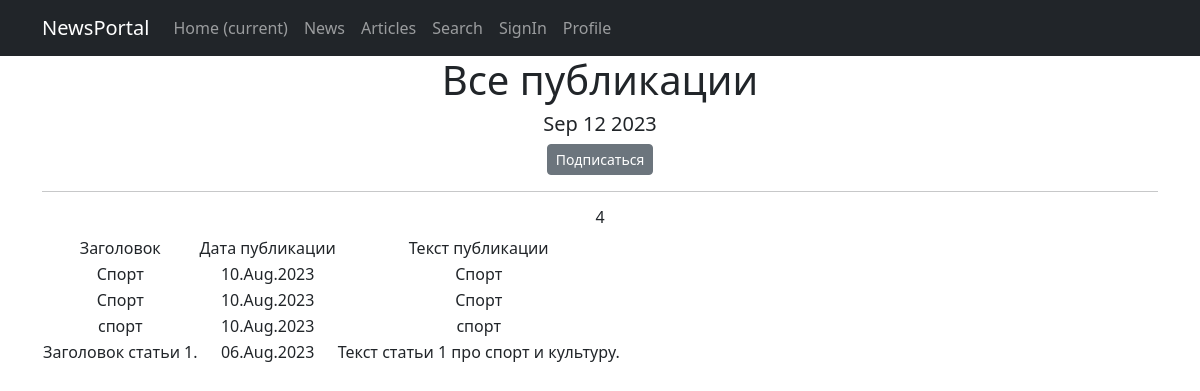
Page /category/2 on the committed database.
### news/models.py (models this page shows, shortened)
class Post(models.Model):
    article = 'AR'
    news = 'NE'
    POSITIONS = [
        (article, 'Статья'),
        (news, 'Новости')
    ]
    post_type = models.CharField(max_length=2, choices=POSITIONS, default=news)
    created = models.DateTimeField(auto_now_add=True)
    title = models.CharField(max_length=255)
    text = models.TextField()
    post_rating = models.IntegerField(default=0)
    author = models.ForeignKey(Author, on_delete=models.CASCADE)
    category = models.ManyToManyField(Category, through='PostCategory')

### news/views.py (the view)
# urls.py: path('category/<int:pk>', cache_page(60*5)(CategoryListView.as_view()), name='categories'),
class CategoryListView(ListView):
    model = Post
    template_name = 'categories.html'
    context_object_name = 'category_list'
    def get_queryset(self):
        self.category = get_object_or_404(Category, id=self.kwargs['pk'])
        queryset = Post.objects.filter(category=self.category).order_by('-created')
        return queryset
    def get_context_data(self, **kwargs):
        context = super().get_context_data(**kwargs)
        context['is_not_subscriber'] = self.request.user not in self.category.subscribers.all()
        context['category'] = self.category
        return context

### news/templatetags/custom_filters.py (called while the page is built)
@register.filter()
def censor(value):
    words = value.split()
    result = []
    for word in words:
        if word in bad_words:
            result.append(word[0] + "*"*(len(word)-2) + word[-1])
        else:
            result.append(word)
    return " ".join(result)

### news/templatetags/custom_tags.py (called while the page is built)
@register.simple_tag()
def current_time(format_string='%b %d %Y'):
    return datetime.utcnow().strftime(format_string)

### templates/categories.html (shortened to what this page needs)
{% extends 'flatpages/default.html' %}
{% load custom_filters %}
{% load custom_tags %}
{% block content %}
    <h1>Все публикации</h1>
    <h5>{% current_time '%b %d %Y' %}</h5>
    {% if is_not_subscriber %}
        <p class="text-center"><a href="{% url 'subscribe' category.id %}" class="btn btn-secondary btn-sm">Подписаться</a></p>
    {% endif %}
    <hr>
    {% if category_list %}
        <h6>{{ category_list|length }}</h6>
        <table>
            <tr>
                <td>Заголовок</td>
                <td>Дата публикации</td>
                <td>Текст публикации</td>
            </tr>
            {% for post in category_list %}
            <tr>
                <td>{{ post.title|censor }}</td>
                <td>{{ post.created|date:'d.M.Y' }}</td>
                <td>{{ post.text|truncatewords:20|censor }}</td>
            </tr>
            {% endfor %}
        </table>
    {% else %}
        <h2>Публикаций нет!</h2>
    {% endif %}
{% endblock content %}

### rows in the picture
Post: title|censor "Спорт", created "10.Aug.2023", text|censor "Спорт"
Post: title|censor "Спорт", created "10.Aug.2023", text|censor "Спорт"
Post: title|censor "спорт", created "10.Aug.2023", text|censor "спорт"
Post: title|censor "Заголовок статьи 1.", created "06.Aug.2023", text|censor "Текст статьи 1 про спорт и культуру."

### other values in the picture
{{ category_list|length }} "4"
